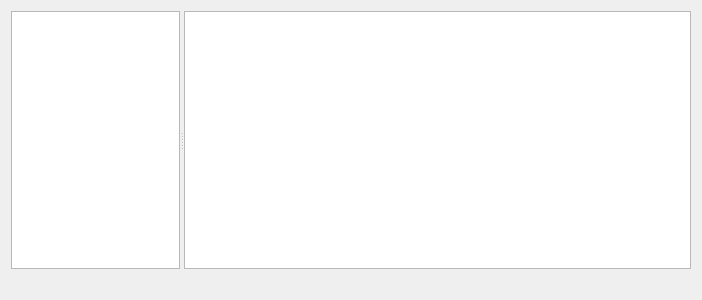
<?xml version="1.0" encoding="UTF-8"?>
<ui version="4.0">
 <class>QDetail</class>
 <widget class="QDialog" name="QDetail">
  <property name="geometry">
   <rect>
    <x>0</x>
    <y>0</y>
    <width>702</width>
    <height>300</height>
   </rect>
  </property>
  <property name="windowTitle">
   <string>Dialog</string>
  </property>
  <layout class="QVBoxLayout" name="verticalLayout" stretch="1,0">
   <item>
    <widget class="QSplitter" name="splitter">
     <property name="orientation">
      <enum>Qt::Horizontal</enum>
     </property>
     <widget class="QTreeWidget" name="parser_treeWidget">
      <property name="sizePolicy">
       <sizepolicy hsizetype="Expanding" vsizetype="Expanding">
        <horstretch>1</horstretch>
        <verstretch>0</verstretch>
       </sizepolicy>
      </property>
      <attribute name="headerVisible">
       <bool>false</bool>
      </attribute>
      <column>
       <property name="text">
        <string notr="true">1</string>
       </property>
      </column>
     </widget>
     <widget class="QTextEdit" name="textEdit">
      <property name="sizePolicy">
       <sizepolicy hsizetype="Expanding" vsizetype="Expanding">
        <horstretch>3</horstretch>
        <verstretch>0</verstretch>
       </sizepolicy>
      </property>
      <property name="lineWrapMode">
       <enum>QTextEdit::NoWrap</enum>
      </property>
      <property name="readOnly">
       <bool>true</bool>
      </property>
     </widget>
    </widget>
   </item>
   <item>
    <widget class="QLabel" name="status_label">
     <property name="sizePolicy">
      <sizepolicy hsizetype="Preferred" vsizetype="Preferred">
       <horstretch>1</horstretch>
       <verstretch>0</verstretch>
      </sizepolicy>
     </property>
    </widget>
   </item>
  </layout>
 </widget>
 <resources/>
 <connections/>
</ui>
